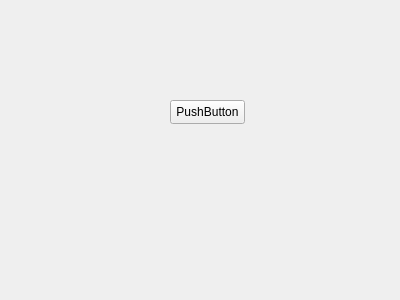
<?xml version="1.0" encoding="UTF-8"?>
<ui version="4.0">
 <class>Form</class>
 <widget class="QWidget" name="Form">
  <property name="geometry">
   <rect>
    <x>0</x>
    <y>0</y>
    <width>400</width>
    <height>300</height>
   </rect>
  </property>
  <property name="windowTitle">
   <string>Form</string>
  </property>
  <widget class="QPushButton" name="pushButton">
   <property name="geometry">
    <rect>
     <x>170</x>
     <y>100</y>
     <width>75</width>
     <height>24</height>
    </rect>
   </property>
   <property name="text">
    <string>PushButton</string>
   </property>
  </widget>
 </widget>
 <resources/>
 <connections>
  <connection>
   <sender>pushButton</sender>
   <signal>clicked()</signal>
   <receiver>Form</receiver>
   <slot>login()</slot>
   <hints>
    <hint type="sourcelabel">
     <x>218</x>
     <y>110</y>
    </hint>
    <hint type="destinationlabel">
     <x>319</x>
     <y>215</y>
    </hint>
   </hints>
  </connection>
 </connections>
 <slots>
  <slot>login()</slot>
 </slots>
</ui>
